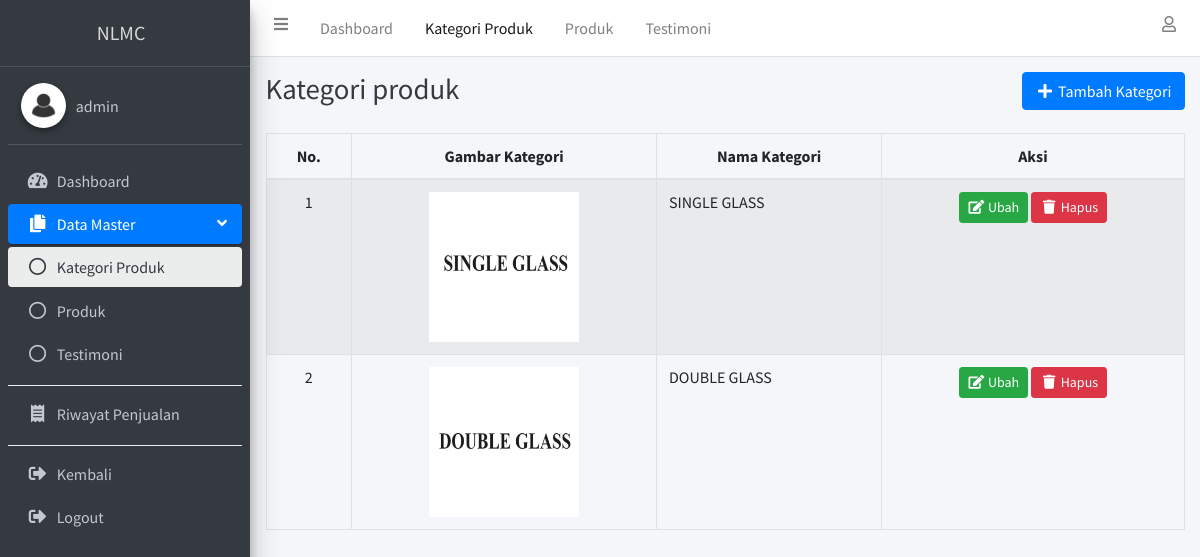
The page /admin/kategori_produk.php (signed in) on the database its author committed.
### tables this page shows
CREATE TABLE `tb_kategori` (
  `id_kategori` int(11) NOT NULL AUTO_INCREMENT,
  `nama_kategori` varchar(255) DEFAULT NULL,
  `gambar_kategori` text DEFAULT NULL,
  PRIMARY KEY (`id_kategori`)
);

### function.php (called while the page is built, shortened)
<?php
include 'koneksi.php';
function dataUser($status_user)
{
    global $koneksi;
    if (isset($_SESSION['id_user'])) {
        $id_user = $_SESSION['id_user'];
        if ($status_user == 'admin') {
            return mysqli_fetch_assoc(mysqli_query($koneksi, "SELECT * FROM tb_admin WHERE id_user = '$id_user'"));
        } else if ($status_user == 'user') {
            return mysqli_fetch_assoc(mysqli_query($koneksi, "SELECT * FROM tb_user WHERE id_user = '$id_user'"));
        }
    } else {
        echo "
		  <script>
		    document.location.href='logout.php'
		  </script>
		";
    }
}

### admin/kategori_produk.php (the view, shortened to what this page needs)
<?php
require '../function.php';
$kategori = mysqli_query($koneksi, "SELECT * FROM tb_kategori");
?>
<!DOCTYPE html>
<html>
<head>
  <?php include '../include_admin/css.php'; ?>
</head>
<body class="hold-transition sidebar-mini layout-fixed">
  <div class="wrapper">
    <?php include '../include_admin/navbar.php'; ?>
    <?php include '../include_admin/sidebar.php'; ?>
    <div class="content-wrapper">
      <div class="content-header">
        <div class="container-fluid">
          <div class="row mb-2">
            <div class="col-sm">
              <h1 class="m-0 text-dark">Kategori produk</h1>
            </div>
            <div class="col-sm text-right">
              <button type="button" data-toggle="modal" data-target="#tambahKategoriModal" class="btn btn-primary"><i class="fas fa-fw fa-plus"></i> Tambah Kategori</button>
            </div>
          </div>
        </div>
      </div>
      <section class="content">
        <div class="container-fluid">
          <div class="row">
            <div class="col-lg">
              <div class="table-responsive">
                <table class="table table-bordered table-hover table-striped" id="table_id">
                  <thead>
                    <tr>
                      <th style="vertical-align: middle; text-align: center;">No.</th>
                      <th style="vertical-align: middle; text-align: center;">Gambar Kategori</th>
                      <th style="vertical-align: middle; text-align: center;">Nama Kategori</th>
                      <th style="vertical-align: middle; text-align: center;">Aksi</th>
                    </tr>
                  </thead>
                  <tbody>
                    <?php $i = 1; ?>
                    <?php foreach ($kategori as $dg) : ?>
                      <tr>
                        <td valign="top">
                          <center><?= $i++; ?></center>
                        </td>
                        <td valign="top" align="center">
                          <a href="../assets/img/kategori/<?= $dg['gambar_kategori']; ?>" class="enlarge">
                            <img class="img-list-cover" width="150" height="150" src="../assets/img/kategori/<?= $dg['gambar_kategori']; ?>" alt="<?= $dg['gambar_kategori']; ?>">
                          </a>
                        </td>
                        <td valign="top"><?= $dg['nama_kategori']; ?></td>
                        <td valign="top" align="center">
                          <button class="btn btn-sm btn-success" type="button" data-toggle="modal" data-target="#ubahKategoriModal<?= $dg['id_kategori']; ?>"><i class="fas fa-fw fa-edit"></i> Ubah</button>
                          <a href="hapus_kategori_produk.php?id_kategori=<?= $dg['id_kategori']; ?>" data-nama="kategori produk: <?= $dg['nama_kategori']; ?>" class="btn-hapus btn btn-sm btn-danger"><i class="fas fa-fw fa-trash"></i> Hapus</a>
                        </td>
                      </tr>
                    <?php endforeach ?>
                  </tbody>
                </table>
              </div>
            </div>
          </div>
        </div>
      </section>
    </div>
  </div>
</body>
</html>

### include_admin/sidebar.php (shortened to what this page needs)
<?php
$dataUser = dataUser('admin');
?>
<link rel="stylesheet" href="https://cdn.datatables.net/2.0.8/css/dataTables.dataTables.css" />
<aside class="main-sidebar sidebar-dark-primary elevation-4">
  <a href="index.php" class="brand-link text-center">
    <span class="navbar-brand" href="index.php">NLMC</span>
  </a>
  <div class="sidebar">
    <div class="user-panel mt-3 pb-3 mb-3 d-flex align-items-center">
      <div class="image">
        <img style="width: 45px; height: 45px" src="../assets/img/img_profiles/<?= $dataUser['photo_profile']; ?>" class="img-circle elevation-2 img-profile" alt="User Image">
      </div>
      <div class="info">
        <a href="profile.php" class="d-block"><?= $dataUser['username']; ?></a>
      </div>
    </div>
    <nav class="mt-2">
      <ul class="nav nav-pills nav-sidebar flex-column" data-widget="treeview" role="menu" data-accordion="false">
        <li class="nav-item has-treeview">
          <a href="index.php" class="nav-link" id="nav-dashboard">
            <i class="nav-icon fas fa-tachometer-alt"></i>
            <p>
              Dashboard
            </p>
          </a>
        </li>
        <li class="nav-item has-treeview">
          <a href="#" class="nav-link" id="nav-data-master">
            <i class="nav-icon fas fa-copy"></i>
            <p>
              Data Master
              <i class="fas fa-angle-left right"></i>
            </p>
          </a>
          <ul class="nav nav-treeview">
            <li class="nav-item">
              <a href="kategori_produk.php" class="nav-link" id="nav-kategori-produk">
                <i class="far fa-circle nav-icon"></i>
                <p>Kategori Produk</p>
              </a>
            </li>
            <li class="nav-item">
              <a href="produk.php" class="nav-link" id="nav-produk">
                <i class="far fa-circle nav-icon"></i>
                <p>Produk</p>
              </a>
            </li>
            <li class="nav-item">
              <a href="testimoni.php" class="nav-link" id="nav-testimoni">
                <i class="far fa-circle nav-icon"></i>
                <p>Testimoni</p>
              </a>
            </li>
          </ul>
        </li>
        <div class="dropdown-divider"></div>
        <li class="nav-item">
          <a href="riwayat_penjualan.php" class="nav-link" id="nav-riwayat-penjualan">
            <i class="nav-icon fas fa-receipt"></i>
            <p>
              Riwayat Penjualan
            </p>
          </a>
        </li>
        <div class="dropdown-divider"></div>
        <li class="nav-item">
          <a href="../index.php" class="nav-link">
            <i class="nav-icon fas fa-sign-out-alt"></i>
            <p>
              Kembali
            </p>
          </a>
        </li>
        <li class="nav-item">
          <a href="logout.php" class="nav-link">
            <i class="nav-icon fas fa-sign-out-alt"></i>
            <p>
              Logout
            </p>
          </a>
        </li>
      </ul>
    </nav>
  </div>
</aside>

### assets/css/style.css (style rules this page uses)
button, button:focus { outline: none !important; box-shadow: none !important; }
html { scroll-behavior: smooth; }

### rows shown on the page
tb_kategori: gambar_kategori (picture), nama_kategori "SINGLE GLASS"
tb_kategori: gambar_kategori (picture), nama_kategori "DOUBLE GLASS"

### other values the page prints
$dataUser['username'] "admin"
